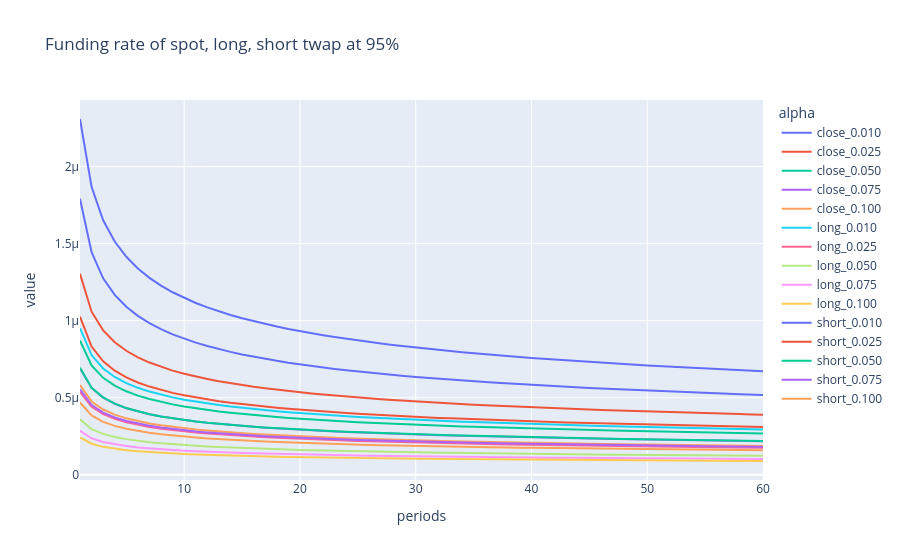

This figure's notebook cell:
### Code cell
df_ks = funding_rate([dst_close, dst_long_twap, dst_short_twap], ["close", "long", "short"])
df_ks.plot(
    title="Funding rate of spot, long, short twap at 95%"
)
